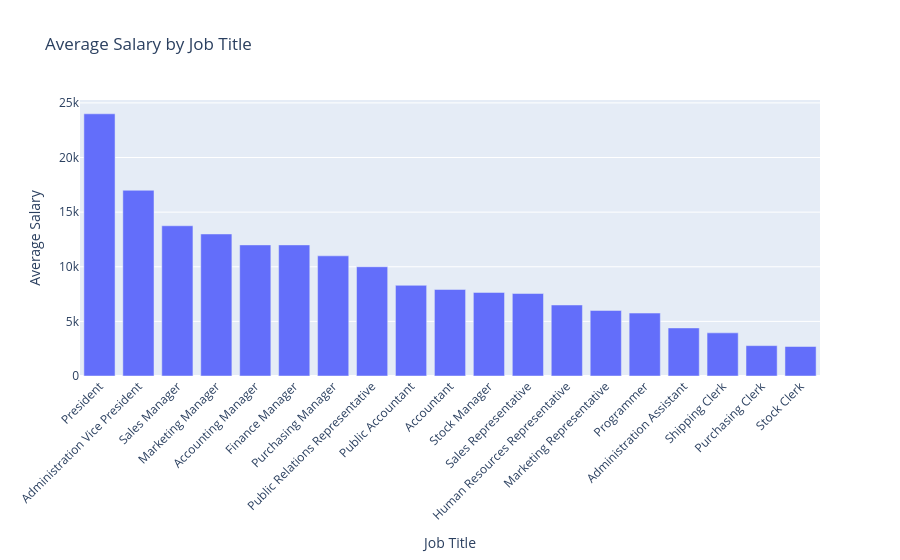

Write notebook code for a chart like this one.
### Code cell
fig = px.bar(
    df_avg_salary_by_job.to_pandas(),
    x="job_title",
    y="average_salary",
    title="Average Salary by Job Title",
    labels={"job_title": "Job Title", "average_salary": "Average Salary"},
)
fig.update_layout(xaxis_tickangle=-45)
fig.show()

### Figure 1 — Plotly figure (JSON) as saved in the notebook; plotly's stock layout.template omitted (floating-point values rounded to 4 significant figures)
{"data": [{"hovertemplate": "Job Title=%{x}<br>Average Salary=%{y}<extra></extra>", "legendgroup": "", "marker": {"color": "#636efa", "pattern": {"shape": ""}}, "name": "", "orientation": "v", "showlegend": false, "textposition": "auto", "type": "bar", "x": ["President", "Administration Vice President", "Sales Manager", "Marketing Manager", "Accounting Manager", "Finance Manager", "Purchasing Manager", "Public Relations Representative", "Public Accountant", "Accountant", "Stock Manager", "Sales Representative", "Human Resources Representative", "Marketing Representative", "Programmer", "Administration Assistant", "Shipping Clerk", "Purchasing Clerk", "Stock Clerk"], "xaxis": "x", "y": [24000.0, 17000.0, 13750.0, 13000.0, 12000.0, 12000.0, 11000.0, 10000.0, 8300.0, 7920.0, 7650.0, 7550.0, 6500.0, 6000.0, 5760.0, 4400.0, 3950.0, 2780.0, 2700.0], "yaxis": "y"}], "layout": {"barmode": "relative", "legend": {"tracegroupgap": 0}, "title": {"text": "Average Salary by Job Title"}, "xaxis": {"anchor": "y", "domain": [0, 1], "tickangle": -45, "title": {"text": "Job Title"}}, "yaxis": {"anchor": "x", "domain": [0, 1], "title": {"text": "Average Salary"}}}}
